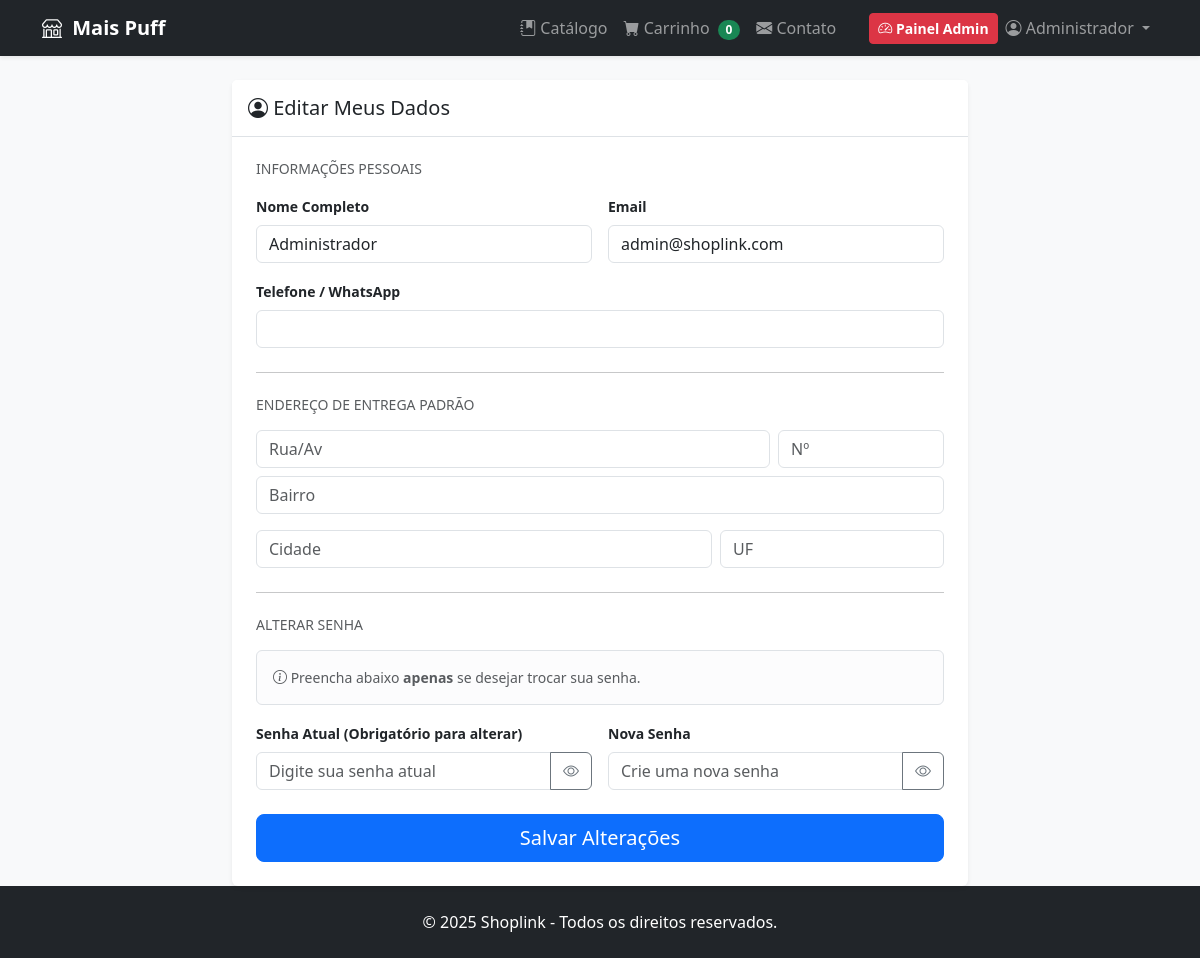
/minha_conta.php (signed in), run on an earlier commit of the app's database.
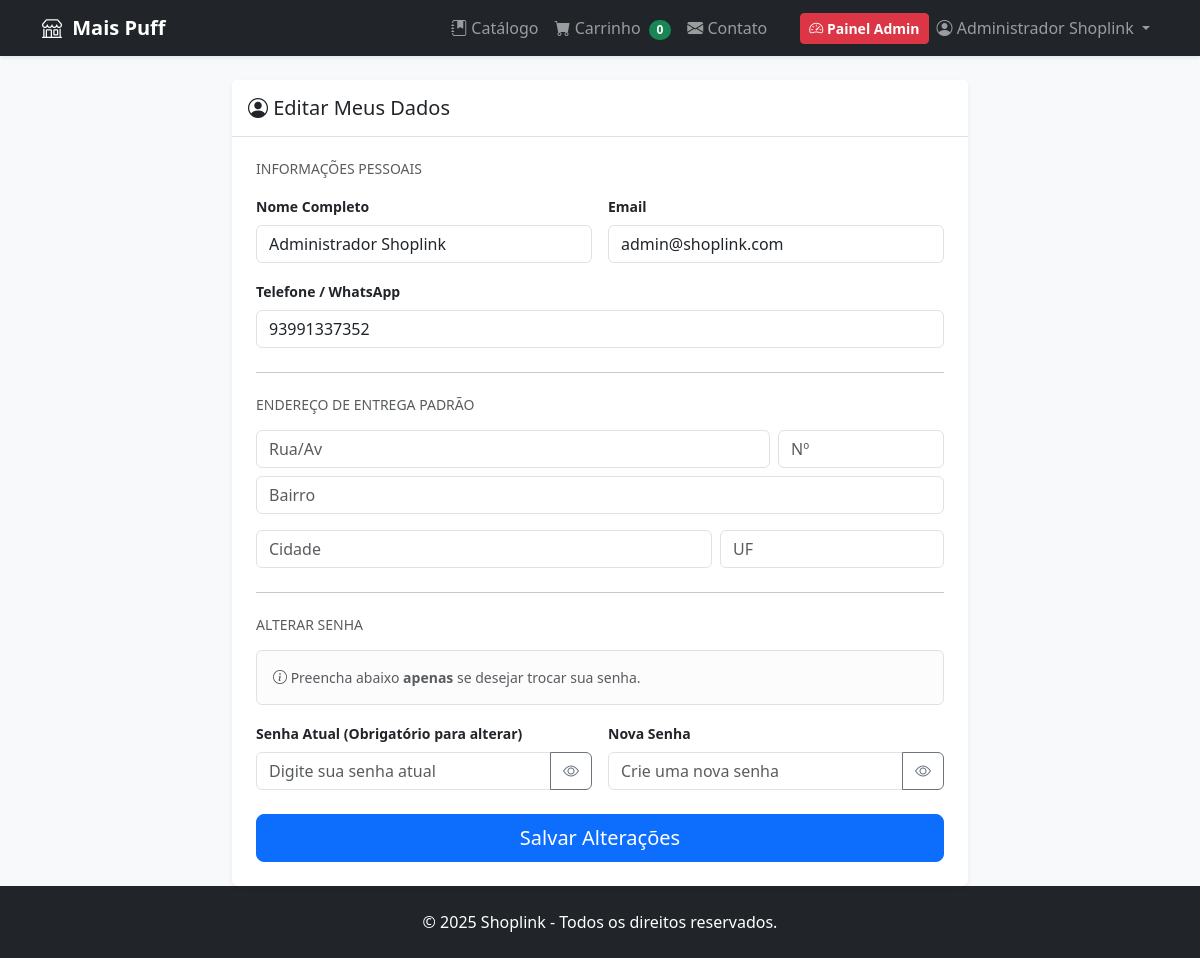
And on a later commit of the database.
### tables this page shows
CREATE TABLE `usuarios` (
  `id` int(11) NOT NULL,
  `nome` varchar(255) NOT NULL,
  `email` varchar(255) NOT NULL,
  `telefone` varchar(20) DEFAULT NULL,
  `endereco_cep` varchar(10) DEFAULT NULL,
  `endereco_rua` varchar(255) DEFAULT NULL,
  `endereco_numero` varchar(20) DEFAULT NULL,
  `endereco_bairro` varchar(100) DEFAULT NULL,
  `endereco_cidade` varchar(100) DEFAULT NULL,
  `endereco_estado` varchar(50) DEFAULT NULL,
  `endereco_complemento` varchar(100) DEFAULT NULL,
  `senha_hash` varchar(255) NOT NULL,
  `role` enum('admin','cliente') NOT NULL DEFAULT 'cliente',
  `data_cadastro` datetime DEFAULT current_timestamp()
);

### minha_conta.php (the view, shortened to what the changed rows need)
<?php
require_once 'config/database.php';
require_once 'includes/header_public.php';
$id = $_SESSION['id_usuario'];
$stmt = $pdo->prepare('SELECT * FROM usuarios WHERE id = :id');
$stmt->execute([':id' => $id]);
$usuario = $stmt->fetch();
?>
<div class="row justify-content-center">
    <div class="col-lg-8">
        <div class="card shadow-sm border-0">
            <div class="card-body p-4">
                <form method="post" action="minha_conta.php">
                    <div class="row g-3">
                        <div class="col-md-6">
                            <label class="form-label small fw-bold">Nome Completo</label>
                            <input type="text" name="nome" class="form-control" value="<?php echo htmlspecialchars($usuario['nome']); ?>" required>
                        </div>
                        <div class="col-md-6">
                            <label class="form-label small fw-bold">Email</label>
                            <input type="email" name="email" class="form-control" value="<?php echo htmlspecialchars($usuario['email']); ?>" required>
                        </div>
                        <div class="col-md-12">
                            <label class="form-label small fw-bold">Telefone / WhatsApp</label>
                            <input type="text" name="telefone" class="form-control" value="<?php echo htmlspecialchars($usuario['telefone'] ?? ''); ?>">
                        </div>
                    </div>
                </form>
            </div>
        </div>
    </div>
</div>
<?php require_once 'includes/footer_public.php'; ?>

### includes/header_public.php (shortened to what the changed rows need)
<!DOCTYPE html>
<html lang="pt-BR" class="h-100">
<head>
    <link href="https://cdn.jsdelivr.net/npm/bootstrap@5.3.3/dist/css/bootstrap.min.css" rel="stylesheet">
    <link rel="stylesheet" href="https://cdn.jsdelivr.net/npm/bootstrap-icons@1.11.3/font/bootstrap-icons.min.css">
    <link rel="stylesheet" href="assets/css/style.css">
</head>
<body class="d-flex flex-column min-vh-100">
    <header class="navbar navbar-expand-lg navbar-dark bg-dark shadow-sm sticky-top">
        <div class="container">
            <div class="collapse navbar-collapse" id="navbarNav">
                <ul class="navbar-nav ms-auto align-items-center">
                    <?php if (isset($_SESSION['id_usuario'])): ?>
                        <li class="nav-item border-start ms-2 ps-2 d-none d-lg-block"></li> <?php if (isset($_SESSION['role']) && $_SESSION['role'] === 'admin'): ?>
                            <li class="nav-item ms-2">
                                <a class="btn btn-danger btn-sm fw-bold" href="admin/index.php">
                                    <i class="bi bi-speedometer2"></i> Painel Admin
                                </a>
                            </li>
                        <?php endif; ?>
                        <li class="nav-item dropdown">
                            <a class="nav-link dropdown-toggle" href="#" role="button" data-bs-toggle="dropdown">
                                <i class="bi bi-person-circle"></i> <?php echo htmlspecialchars($_SESSION['nome'] ?? 'Minha Conta'); ?>
                            </a>
                        </li>
                    <?php endif; ?>
                </ul>
            </div>
        </div>
    </header>
    <main class="container mt-4 flex-grow-1">

What changed in the data, as far as the page shows it:
changed usuarios "admin@shoplink.com": nome "Administrador" → "Administrador Shoplink"; telefone (not shown) → "93991337352"
Also different on the page:
$_SESSION['nome']: "Administrador" → "Administrador Shoplink"
